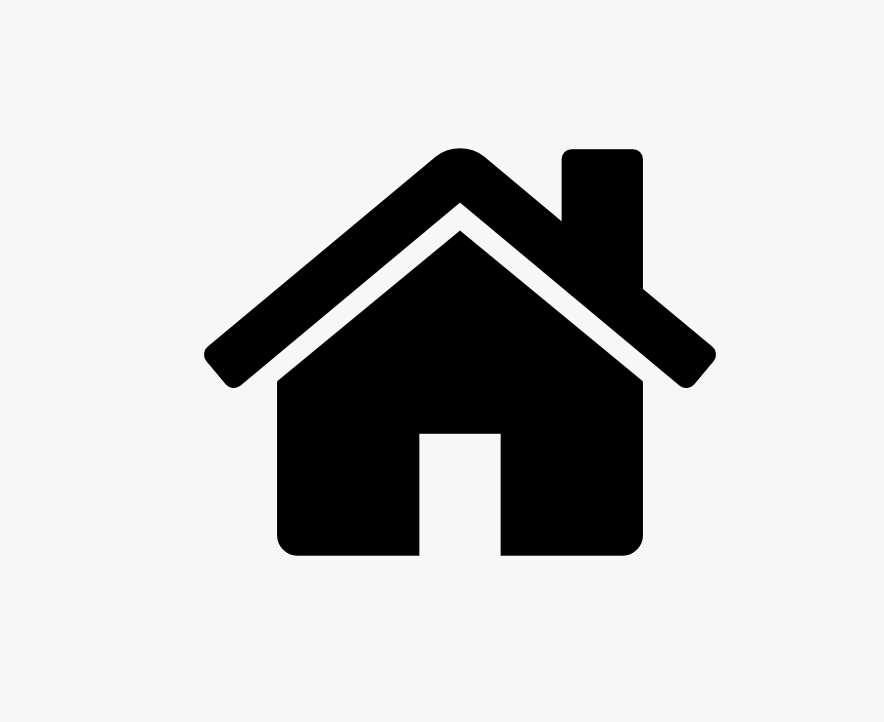
#> input picture assets/images/house.png, 884 x 722 px, found by its file name
$ jupyter execute --allow-errors Hospital.ipynb
#> lines starting #> are read from the running program, lines starting #| are printed output that depends on the picture
[cell 1]
import random

## space availablility find

[cell 2]
class Space():
    def __init__(self, height, width, num_hospitals):
        self.height = height
        self.width = width
        self.num_hospitals = num_hospitals
        self.houses = set()
        self.hospitals = set()

    def add_house(self, row, col):
        self.houses.add((row,col))

    def add_hospital(self, row, col):
        self.hospitals.add((row,col))

    def available_spaces(self):
        """ Returns all cells not currently used by a house or hospitals """
        # consider all possible cells
        candidates = set(
            (row,col)
            for row in range(self.height)
            for col in range(self.width)
        )
        # Remove all houses and hospitals
        for house in self.houses:
            candidates.remove(house)
        for hospital in self.hospitals:
            candidates.remove(hospital)
        return candidates

space = Space(height=10, width=20, num_hospitals=3)
for i in range(15):
    space.add_house(
        random.randrange(space.height),
        random.randrange(space.width))
# print("Available spaces: ", space.available_spaces())
print("Number of Available spaces: ", len(space.available_spaces()))

## Cost count part

[cell 3]
class Space():
    def __init__(self):
        self.houses = set()

    def add_house(self, row, col):
        self.houses.add((row,col))


    def get_cost(self, hospitals):
        """ calculate sum of distances from houses to nearest hospital. """
        cost = 0
        for house in self.houses:
            cost += min(
                abs(house[0]- hospital[0]) + abs(house[1] - hospital[1])
                for hospital in hospitals
            )
        return cost
space = Space()

# add 3 houses
space.add_house(0,0)
space.add_house(1,3)
space.add_house(4,4)
hospitals = {(0,2), (3,3)}
print("Calculating distances: ")
for house in space.houses:
    distances = []
    for hospital in hospitals:
        d = abs(house[0] - hospital[0]) + abs(house[1] - hospital[1])
        distances.append((hospital, d))
    print(f"House {house} : ")
    for hosp, dist in distances:
        print(f" -> Hospital {hosp}: Distance = {dist}")
    min_dist = min(d[1] for d in distances)
    print(f"Nearest = {min_dist}\n")

total_cost = space.get_cost(hospitals)
print("total cost: ", total_cost)

## neighbor selection part

[cell 4]
class Space():
    def __init__(self, height, width):
        self.height = height
        self.width = width
        self.houses = set()
        self.hospitals = set()

    def add_house(self, row, col):
        self.houses.add((row, col))

    def add_hospital(self, row, col):
        self.hospitals.add((row, col))


    def get_neighbors(self, row, col):
        """ Returns neighbors not already containing a house or hospital """
        candidates = [
            (row - 1, col),
            (row + 1, col),
            (row, col - 1),
            (row, col + 1)
        ]
        neighbors = []
        for r, c in candidates:
            if (r,c) in self.houses or (r,c) in self.hospitals:
                continue
            if 0 <= r < self.height and 0 <=c < self.width:
                neighbors.append((r,c))
        return neighbors


space = Space(height=5, width=5)

# add a house at (1,2) and a hospital at (2,3)
space.add_house(1,2)
space.add_hospital(2,3)

# now get neighbors of (2,2)
neighbors = space.get_neighbors(2,2)

print("Valid neighbors of (2,2): ", neighbors)

## image set

[cell 5]
class Space():
    # [5 lines left out: function __init__, not called in this run]

    def add_house(self, row, col):
        self.houses.add((row, col))

    def add_hospital(self, row, col):
        self.hospitals.add((row, col))


    # [64 lines left out: functions get_neighbors, output_image, not called in this run]

# Create a new space and add houses randomly
#> (the rest of this cell did not finish here and is left out)

## Hill climbing algorithm implement

[cell 6]
import random
class Grid:
    def __init__(self, height, width, houses, num_hospitals=1):
        self.height = height
        self.width = width
        self.houses = set(houses)
        self.num_hospitals = num_hospitals
        self.hospitals = set()
    def available_spaces(self):
        return {
            (r,c)
            for r in range(self.height)
            for c in range(self.width)
            if (r,c) not in self.houses and (r, c) not in self.hospitals
        }
    def get_neighbors(self, row, col):
        candidates = [
             (row-1, col), (row+1, col), (row, col-1), (row, col+1)
        ]
        return [
            (r,c)
            for r,c in candidates
            if 0 <= r <self.height and 0 <= c <self.width and (r, c) not in self.houses
        ]
    def get_cost(self, hospitals):
        cost = 0
        for house in self.houses:
            cost += min(
                abs(house[0] - h[0]) + abs(house[1] - h[1])
                for h in hospitals
            )
        return cost
    def hill_climb(self, max_steps = 10):
        count = 0
        self.hospitals = set()

        for _ in range(self.num_hospitals):
            self.hospitals.add(random.choice(list(self.available_spaces())))
        print(f"initial hospital: {self.hospitals}")
        print(f"initial cost: {self.get_cost(self.hospitals)}\n")

        while count < max_steps:
            count += 1
            best_neighbors = []
            best_cost = None

            for hospital in self.hospitals:
                for replecement in self.get_neighbors(*hospital):
                    neighbor = self.hospitals.copy()
                    neighbor.remove(hospital)
                    neighbor.add(replecement)
                    cost = self.get_cost(neighbor)

                    if best_cost is None or cost < best_cost:
                        best_cost = cost
                        best_neighbors = [neighbor]
                    elif cost == best_cost:
                        best_neighbors.append(neighbor)
            current_cost = self.get_cost(self.hospitals)
            if best_cost >= current_cost:
                print("No better move found, stopping")
                break
            self.hospitals = random.choice(best_neighbors)
            print(f"step {count}: moved hospital -> {self.hospitals}, cost={best_cost}")
        print("\nFinal hospital positions:", self.hospitals)
        print("Final cost:", self.get_cost(self.hospitals))


grid = Grid(
    height=3,
    width=3,
    houses=[(0, 0), (2, 2)],
    num_hospitals=1
)

grid.hill_climb()

## Full algorithm implement

[cell 7]
class Space():
    def __init__(self, height, width, num_hospitals):
        """Create a new state space with given dimensions."""
        self.height = height
        self.width = width
        self.num_hospitals = num_hospitals
        self.houses = set()
        self.hospitals = set()

    def add_house(self, row, col):
        self.houses.add((row, col))

    def available_spaces(self):
        """Returns all cells not currently used by a house or hospital."""
        candidates = set(
            (row,col)
            for row in range(self.height)
            for col in range(self.width)
        )
        # remove all houses and hospitals
        for house in self.houses:
            candidates.remove(house)
        for hospital in self.hospitals:
            candidates.remove(hospital)
        return candidates
    def get_cost(self, hospitals):
        cost = 0
        for house in self.houses:
            cost +=min(
                abs(house[0] - hospital[0]) + abs(house[1] - hospital[1])
                for hospital in hospitals
            )
        return cost

    def get_neighbors(self, row, col):
        """ Returns neighbors not already containing a house or hospital """
        candidates = [
            (row - 1, col),
            (row + 1, col),
            (row, col - 1),
            (row, col + 1)
        ]
        neighbors = []
        for r, c in candidates:
            if (r,c) in self.houses or (r,c) in self.hospitals:
                continue
            if 0 <= r < self.height and 0 <=c < self.width:
                neighbors.append((r,c))
        return neighbors


    def hill_climb(self, maximum=None, image_prefix=None, log=False):
        """ Performs hill-climbing to find a solution """
        count = 0

        # add hospitals randomly
        self.hospitals = set()
        for i in range(self.num_hospitals):
            self.hospitals.add(random.choice(list(self.available_spaces())))

        if log:
            print("Initial state: cost", self.get_cost(self.hospitals))
        if image_prefix:
            self.output_image(f"{image_prefix}{str(count).zfill(3)}.png")

        # continue until we reach maximum number of iterations
        while maximum is None or count < maximum:
            count +=1
            best_neighbors = []
            best_neighbor_cost = None

            # consider all hospitals to move
            for hospital in self.hospitals:

                # consider all neighbors for that hospital
                for replacement in self.get_neighbors(*hospital):

                    # generate a neighboring set of hospitals
                    neighbor = self.hospitals.copy()
                    neighbor.remove(hospital)
                    neighbor.add(replacement)
                    # check if neighbor is bet so far
                    cost = self.get_cost(neighbor)
                    if best_neighbor_cost is None or cost < best_neighbor_cost:
                        best_neighbor_cost = cost
                        best_neighbors = [neighbor]
                    elif best_neighbor_cost == cost:
                        best_neighbors.append(neighbor)

            # None of the neighbors are better than the current state
            if best_neighbor_cost >= self.get_cost(self.hospitals):
                return self.hospitals
            # Move to a highest-valued neighbor
            else:
                if log:
                    print(f"found betther neighbor: cost {best_neighbor_cost}")
                self.hospitals = random.choice(best_neighbors)
            # generate image
            if image_prefix:
                self.output_image(f"{image_prefix}{str(count).zfill(3)}.png")


    def output_image(self, filename):
        """Generates image with all houses and hospitals."""
        from PIL import Image, ImageDraw, ImageFont
        cell_size = 100
        cell_border = 2
        cost_size = 40
        padding = 10

        # Create a blank canvas
        img = Image.new(
            "RGBA",
            (self.width * cell_size,
             self.height * cell_size + cost_size + padding * 2),
            "white"
        )
        house = Image.open("assets/images/House.png").resize(
            (cell_size, cell_size)
        )
        hospital = Image.open("assets/images/Hospital.png").resize(
            (cell_size, cell_size)
        )
        font = ImageFont.truetype("assets/fonts/OpenSans-Regular.ttf", 30)
        draw = ImageDraw.Draw(img)

        for i in range(self.height):
            for j in range(self.width):

                # Draw cell
                rect = [
                    (j * cell_size + cell_border,
                     i * cell_size + cell_border),
                    ((j + 1) * cell_size - cell_border,
                     (i + 1) * cell_size - cell_border)
                ]
                draw.rectangle(rect, fill="black")

                if (i, j) in self.houses:
                    img.paste(house, rect[0], house)
                if (i, j) in self.hospitals:
                    img.paste(hospital, rect[0], hospital)

        # Add cost
        draw.rectangle(
            (0, self.height * cell_size, self.width * cell_size,
             self.height * cell_size + cost_size + padding * 2),
            "black"
        )
        draw.text(
            (padding, self.height * cell_size + padding),
            f"Cost: {self.get_cost(self.hospitals)}",
            fill="white",
            font=font
        )

        img.save(filename)


# Create a new space and add houses randomly
s = Space(height=10, width=20, num_hospitals=3)
for i in range(15):
    s.add_house(random.randrange(s.height), random.randrange(s.width))

# Use local search to determine hospital placement
hospitals = s.hill_climb(image_prefix="hospitals", log=True)
#> in output_image, `img = Image.new( "RGBA", (self.width * cell_size, self.height * cell_s..`: img: PIL image 2000x1060 RGBA; every value is 255
#> in output_image, `house = Image.open("assets/images/House.png").resize( (cell_size, cell..`:
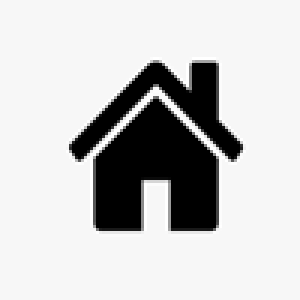
#> house: PIL image 100x100 RGBA (shown 3 times larger); mean R, G, B, A 200.1, 200.1, 200.1, 255
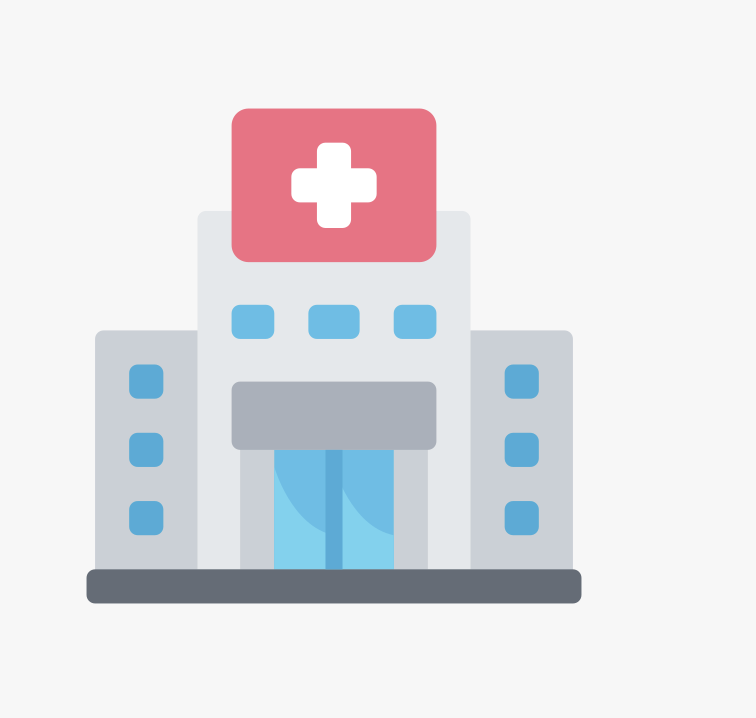
#> input picture assets/images/hospital.png, 756 x 718 px, found by its file name
#> in output_image, `hospital = Image.open("assets/images/Hospital.png").resize( (cell_size..`:
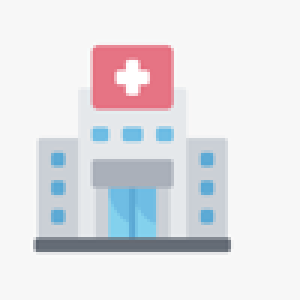
#> hospital: PIL image 100x100 RGBA (shown 3 times larger); mean R, G, B, A 227.7, 226.8, 230.7, 255
#> after the loop in output_image, `for i in range(self.height):`:
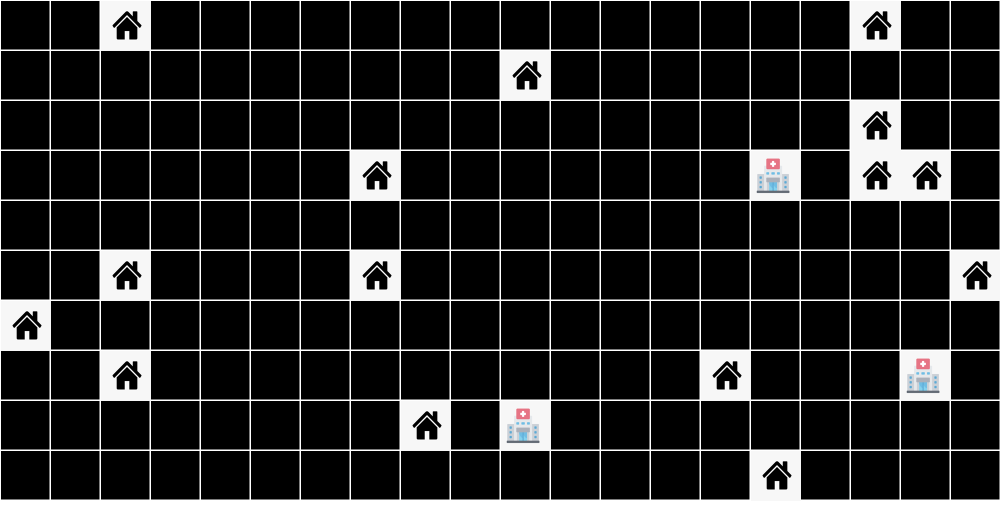
#> img: PIL image 2000x1060 RGBA (shown at 1/2 size); mean R, G, B, A 44.8, 44.7, 44.8, 255
#> in output_image, `img.save(filename)`:
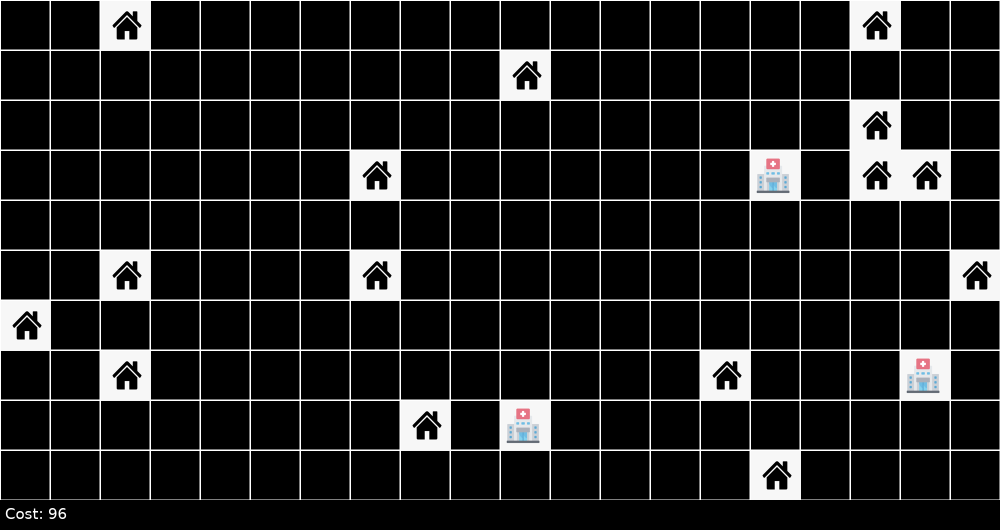
#> saved as hospitals000.png: PIL image 2000x1060 RGBA (shown at 1/2 size); mean R, G, B, A 30.4, 30.4, 30.5, 255
#> the loop in hill_climb, `for hospital in self.hospitals:` made 3 passes
#> hospital on passes 1 to 3: (8, 10), (3, 15), (7, 18)
#> after the loop in hill_climb, `for hospital in self.hospitals:`: best_neighbor_cost = 89; best_neighbors = 1 item
#| found betther neighbor: cost 89
#> in hill_climb, `self.hospitals = random.choice(best_neighbors)`: self.hospitals = 3 items
#> call 2 of output_image, with filename = 'hospitals001.png'
#> in output_image (call 2), `img.save(filename)`:
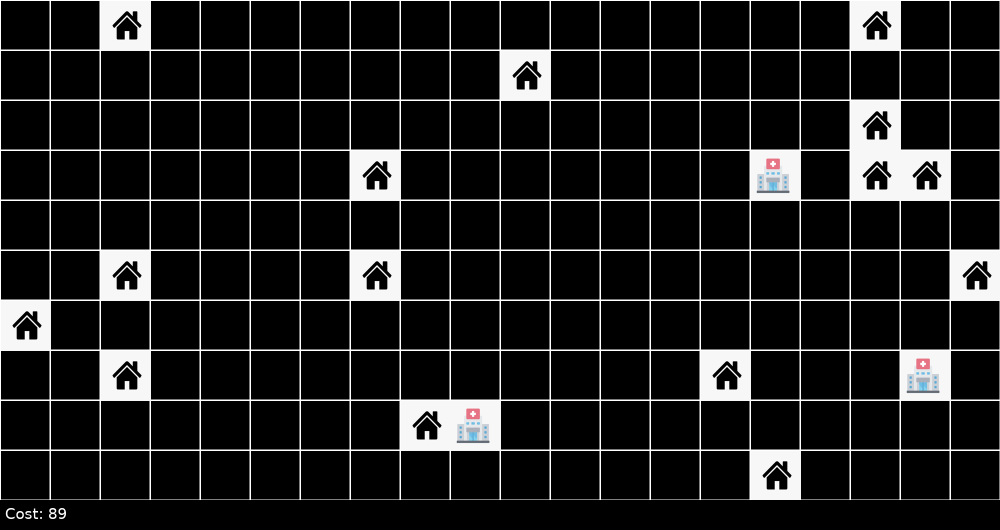
#> saved as hospitals001.png: PIL image 2000x1060 RGBA (shown at 1/2 size); mean R, G, B, A 30.4, 30.4, 30.5, 255
#> hospitals = 3 items
